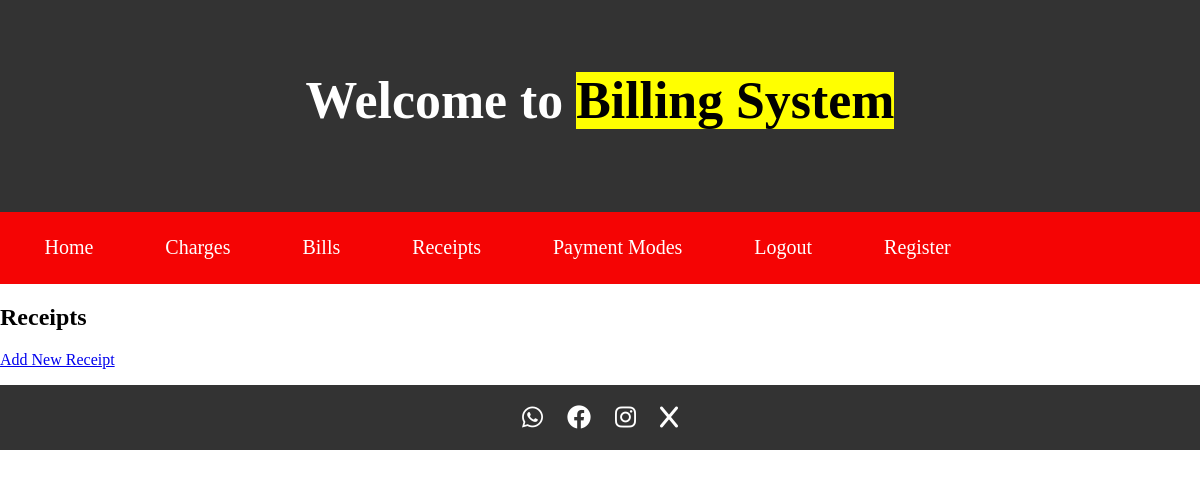
The app's page /receipts/ (signed in), older data.
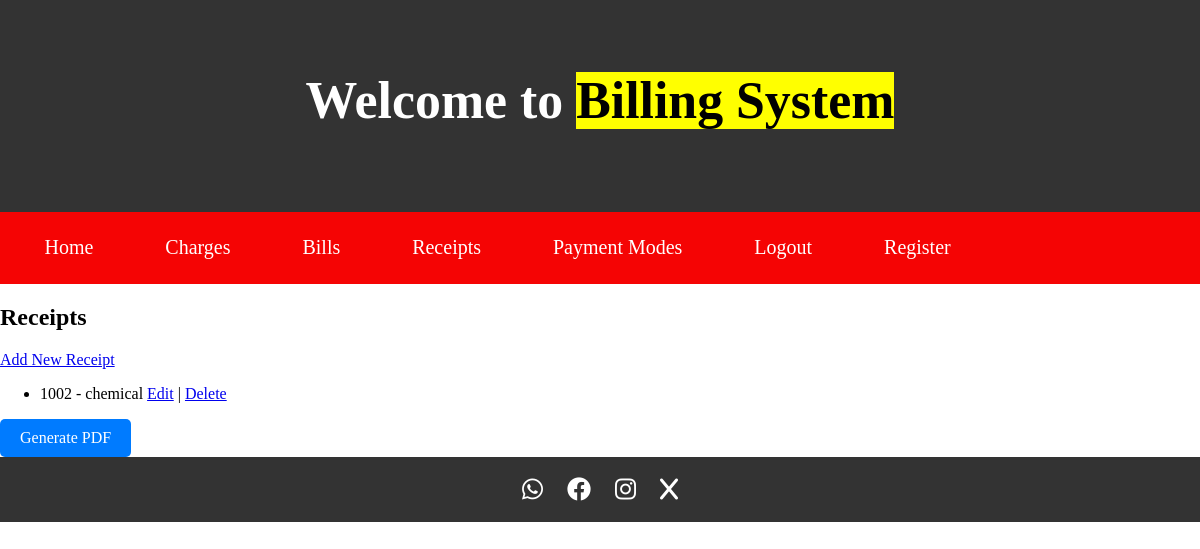
The same page, newer data.
### bills/models.py (models this page shows, shortened)
class Receipt(models.Model):
    receipt_user = models.ForeignKey(User, on_delete=models.CASCADE)
    receipt_type = models.CharField(max_length=255)
    receipt_description = models.TextField()
    receipt_number = models.IntegerField()
    receipt_date = models.DateField()
    receipt_charges = models.ManyToManyField('Charges', through='ReceiptCharge')
    receipt_items = models.ManyToManyField('Item', through='ReceiptItem')

### bills/views.py (the view)
# urls.py: path('receipts/', views.receipt_list, name='receipt_list'),
@login_required
def receipt_list(request):
    receipts = Receipt.objects.all()
    return render(request, 'receipts/receipt_list.html', {'receipts': receipts})

### templates/receipts/receipt_list.html
{% extends 'base.html' %}
{% block content %}
<h2>Receipts</h2>
<a href="{% url 'receipt_create' %}">Add New Receipt</a>
<ul>
  {% for receipt in receipts %}
  <li>
    {{ receipt.receipt_number }} - {{ receipt.receipt_type }}
    <a href="{% url 'receipt_update' receipt.pk %}">Edit</a> |
    <a href="{% url 'receipt_delete' receipt.pk %}">Delete</a>
  </li>
  {% endfor %}
</ul>
{% for receipt in receipts %}
<div class="receipt">
  <a href="{% url 'receipt_pdf' pk=receipt.pk %}" class="btn btn-primary" target="_blank">Generate PDF</a>
</div>
{% endfor %}
{% endblock %}

### templates/base.html (shortened to what this page needs)
<link rel="stylesheet" href="https://cdnjs.cloudflare.com/ajax/libs/font-awesome/6.1.1/css/all.min.css">
</head>
<body>
    <header>
        <div class="header">
            <h1> <marquee class="marq" bgcolor="Green"
                direction="left" loop=""scrollamount="20"> <div class="c1"><big><big>Welcome to <mark>Billing System</mark></big></big></div></marquee></h1>
        </div>
    </header>
    <nav>
        <a href="{% url 'home' %}">Home</a>
        <a href="{% url 'charge_list' %}">Charges</a>
        <a href="{% url 'bill_list' %}" class="active">Bills</a>
        <a href="{% url 'receipt_list' %}">Receipts</a>
        <a href="{% url 'payment_mode_list' %}">Payment Modes</a>
        {% if user.is_authenticated %}
        <a href="{% url 'logout' %}">Logout</a>
        {% else %}
        <a href="{% url 'login' %}">Login</a>
        {% endif %}
        <a href="{% url 'register' %}">Register</a>
    </nav>
    {% block content %}
    {% endblock %}
    <div class="footer">
        <div class="social-links">
            <a href="https://wa.me/yourphonenumber" target="_blank" title="WhatsApp">
                <i class="fab fa-whatsapp"></i>
            </a>
            <a href="https://www.facebook.com/yourprofile" target="_blank" title="Facebook">
                <i class="fab fa-facebook"></i>
            </a>
            <a href="https://www.instagram.com/yourusername" target="_blank" title="Instagram">
                <i class="fab fa-instagram"></i>
            </a>
            <a href="https://www.x-accounts.com/login" target="_blank" title="X">
                <i class="fab fa-x"></i>
            </a>
        </div>
    </div>
</body>
</html>

### templates/base.html (style rules this page uses)
body, html { margin: 0; padding: 0; height: 100%; }
.btn { display: inline-block; background-color: #007bff; color: white; padding: 10px 20px; text-align: center; text-decoration: none; font-size: 16px; border-radius: 5px; border: none; cursor: pointer; transition: background-color 0.3s, color 0.3s; }
header { background-color: #333; color: #fff; padding: 20px; text-align: center; }
nav { background-color: #f50404; overflow: hidden; padding: 0.5px; text-size-adjust: 20px; justify-content: space-between; }
nav a { display: inline-block; margin-left: 20px; font-size: 20px; color: white; padding: 2%; text-decoration: double; }
nav:after { content: " "; display: table; clear: both; }
.social-links { margin: 0 auto; display: inline-block; }
.social-links a { display: inline-block; margin: 0 10px; color: #fff; font-size: 24px; transition: color 0.3s; }
.footer { position: absolute; bottom: 0 20; width: 100%; padding: 12em 0; background-color: #333; color: #fff; padding: 20px 0; text-align: center; flex-shrink: 0; }
.marq { padding-top: 30px; padding-bottom: 30px; }
.c1 { font-size: 36px; font-weight: bold; color: white; padding-bottom: 10px; }

Row changes from the older to the newer data that the page shows:
added Receipt: receipt_number "1002", receipt_type "chemical"
